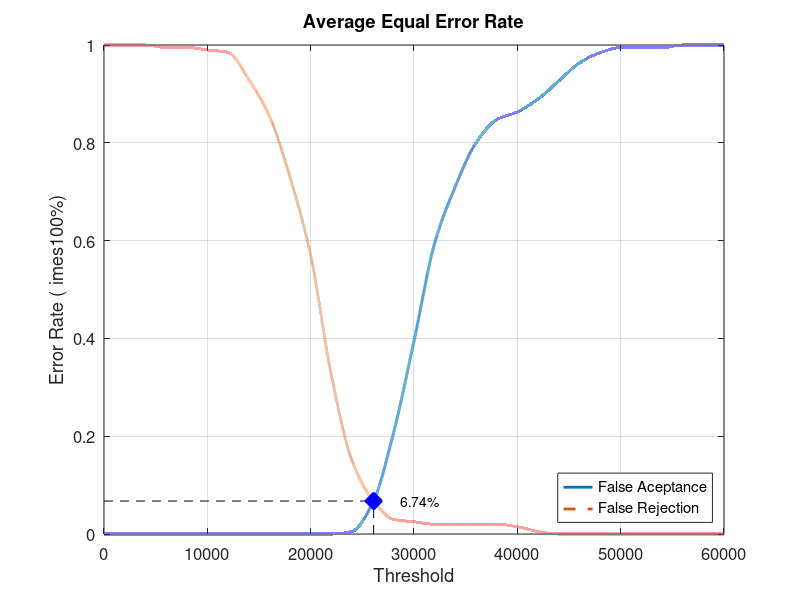
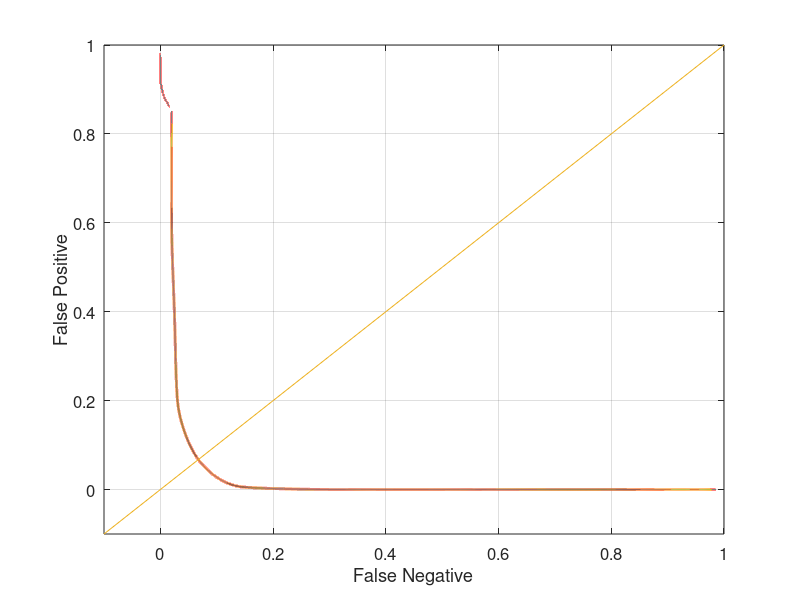

MATLAB code to generate these figures, in order:
close all;
clear;
clc;
x = 0:2000:60000;
xq = 0:0.5:60000;

y0 = [0 0 0 0 0 0 0 0 0 0 0 0 0.00526316 0.0631579 0.205263 0.394737 0.594737 0.710526 0.8 0.847368 0.863158 0.889474 0.926316 0.963158 0.984211 0.994737 0.994737 0.994737 1 1 1]
yy0 = interp1(x, y0, xq, 'pchip');
y1 = [1 1 1 0.995 0.995 0.99 0.985 0.93 0.855 0.73 0.57 0.325 0.15 0.07 0.03 0.025 0.02 0.02 0.02 0.02 0.015 0.005 0 0 0 0 0 0 0 0 0]
yy1 = interp1(x, y1, xq, 'pchip');

% Calculating EER: 
y2 = abs(y0 - y1);
find(y2 == min(y2))
yy2 = abs(yy0 - yy1);
xEER = find(yy2 == min(yy2));
xEERIndex = xq(xEER) % X-axis EER
yEER = yy0(xEER) % Y-axis EER

main = figure
plot(xq, yy0,'-','LineWidth', 2);	hold on
plot(xq, yy1,'--','LineWidth', 2);	hold on
plot([xEERIndex xEERIndex], [0 yEER], 'k--');	hold on
plot([0 xEERIndex], [yEER yEER], 'k--');	hold on
plot(xEERIndex, yEER, 'bx', 'LineWidth', 10);	hold on
text(xEERIndex + 10 * xEERIndex / 100, yEER, [num2str(round((10000 * yEER)) / 100) '%'])
legend('False Aceptance', 'False Rejection', 'Location', 'SouthEast')
xlabel('Threshold')
ylabel('Error Rate (	imes100%)')
title('Average Equal Error Rate')
set(gca, 'FontSize', 12)
axis([0 60000 0 1])
grid on

print(main, 'Database5_2Main', '-dpng');
FNRxFPR = figure('Color', [1 1 1]);
plot(yy1, yy0, '-', yy1, yy0, 'LineWidth', 2);
hold on
y = -0.1:0.1:1
plot(y, y); 
set(gca, 'FontSize', 12)
xlabel('False Negative')
ylabel('False Positive')
axis([-0.1 1 -0.1 1])
set(gca, 'FontSize', 12)
grid on

print(FNRxFPR, 'Database5_2FNRxFPR','-dpng');
